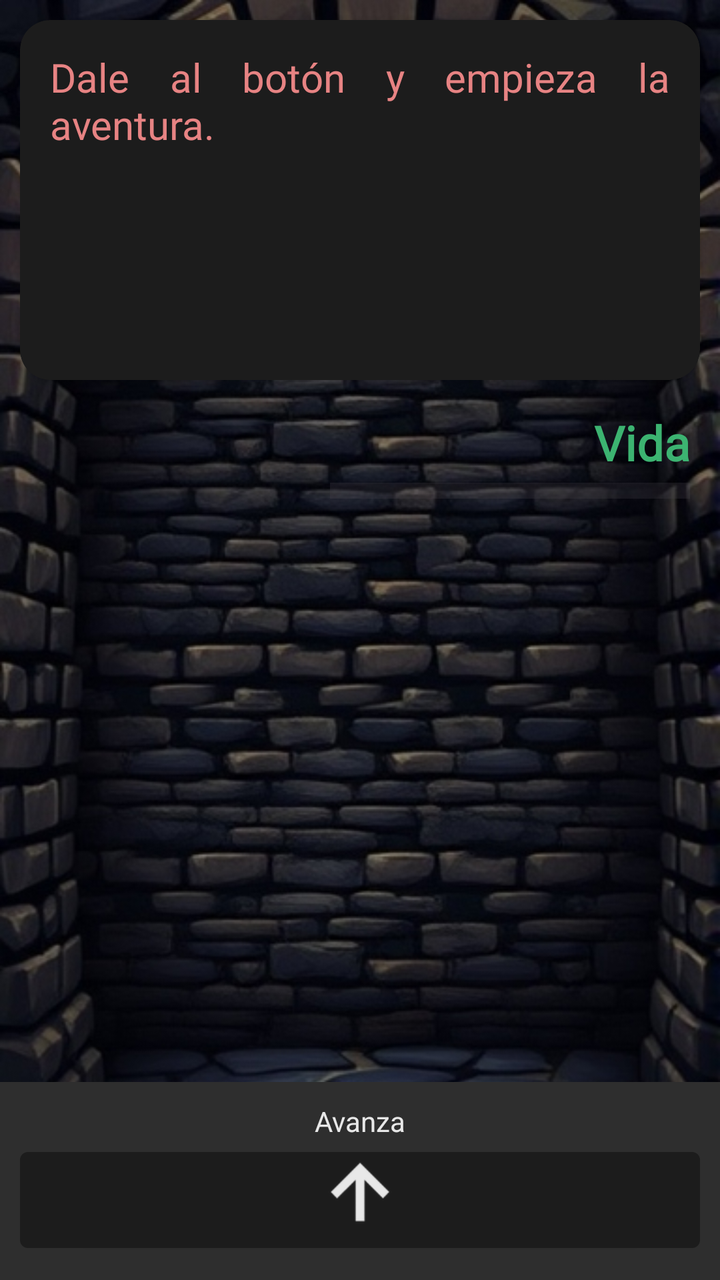
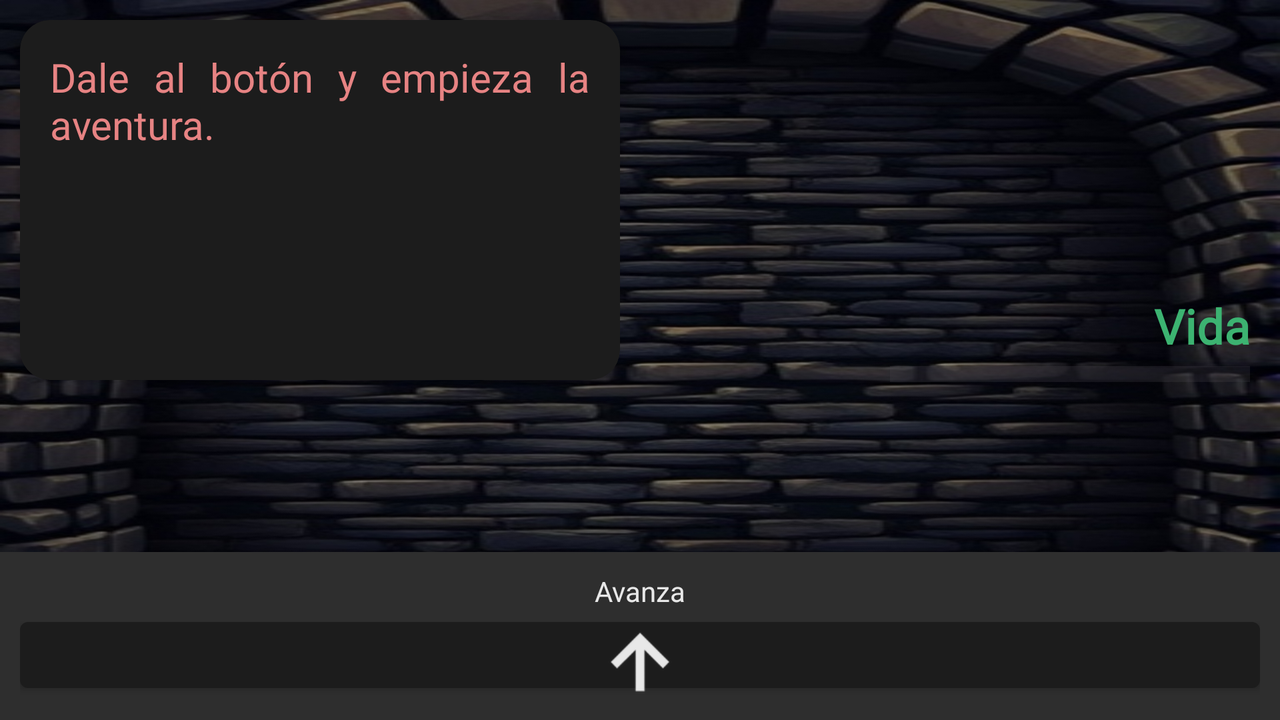

The same Android screen from two of the app's own layout files: first res/layout/ as a phone draws it, then the repository's variant for another configuration, drawn on a device whose configuration selects that folder. Both files follow.
<!-- AndroidManifest.xml: application theme Theme.RPGDungeon -->
<!-- res/layout/fragment_main_game.xml -->
<?xml version="1.0" encoding="utf-8"?>
<androidx.constraintlayout.widget.ConstraintLayout xmlns:android="http://schemas.android.com/apk/res/android"
    xmlns:app="http://schemas.android.com/apk/res-auto"
    xmlns:tools="http://schemas.android.com/tools"
    android:layout_width="match_parent"
    android:id="@+id/mainGameFragment"
    android:layout_height="match_parent"
    tools:context=".game.MainGameFragment">

    <ImageView
        android:layout_width="match_parent"
        android:layout_height="0dp"
        android:background="@drawable/output"
        android:scaleType="centerCrop"
        app:layout_constraintBottom_toBottomOf="parent"
        app:layout_constraintEnd_toEndOf="parent"
        app:layout_constraintTop_toTopOf="parent"/>


    <ScrollView
        android:id="@+id/scrollView3"
        android:layout_width="match_parent"
        android:layout_height="0dp"
        app:layout_constraintBottom_toTopOf="@+id/linearLayout3"
        app:layout_constraintEnd_toEndOf="parent"
        app:layout_constraintHorizontal_bias="0.0"
        app:layout_constraintStart_toStartOf="parent"
        app:layout_constraintTop_toTopOf="parent">

        <LinearLayout
            android:layout_width="match_parent"
            android:layout_height="wrap_content"
            android:orientation="vertical">

            <LinearLayout
                android:id="@+id/linearLayout"
                android:layout_width="match_parent"
                android:layout_height="match_parent"
                android:orientation="vertical"
                app:layout_constraintBottom_toBottomOf="parent"
                app:layout_constraintEnd_toEndOf="parent"
                app:layout_constraintStart_toStartOf="parent"
                app:layout_constraintTop_toTopOf="parent">

                    <androidx.cardview.widget.CardView
                        android:layout_width="match_parent"
                        app:cardCornerRadius="15dp"
                        android:layout_height="180dp"
                        android:layout_marginVertical="10dp"
                        android:layout_marginHorizontal="10dp"
                        android:backgroundTint="@color/DarkestGray"
                        app:layout_constraintBottom_toBottomOf="parent"
                        app:layout_constraintEnd_toEndOf="parent"
                        app:layout_constraintHorizontal_bias="0.0"
                        app:layout_constraintStart_toStartOf="parent"
                        app:layout_constraintTop_toTopOf="parent"
                        app:layout_constraintVertical_bias="1.0">

                        <ScrollView
                            android:layout_width="match_parent"
                            android:layout_height="match_parent"
                            android:scrollIndicators="none"
                            android:scrollbars="none">

                            <TextView
                                android:padding="15dp"
                                android:textSize="20sp"
                                android:justificationMode="inter_word"
                                android:id="@+id/mainGameText"
                                android:fontFamily="@font/augusta"
                                android:text="Dale al botón y empieza la aventura."
                                android:layout_width="match_parent"
                                android:layout_height="wrap_content"
                                android:textColor="@color/BloodRedClearer" />
                        </ScrollView>

                    </androidx.cardview.widget.CardView>

            </LinearLayout>

            <androidx.constraintlayout.widget.ConstraintLayout
                android:layout_width="match_parent"
                android:layout_height="wrap_content"
                android:orientation="horizontal"
                android:gravity="center">


                
                <LinearLayout
                    android:id="@+id/mainGameEnemyOverlay"
                    android:layout_width="wrap_content"
                    android:layout_height="wrap_content"
                    android:layout_marginStart="10dp"
                    android:gravity="start"
                    android:orientation="vertical"
                    android:padding="5dp"
                    android:visibility="gone"
                    app:layout_constraintBottom_toBottomOf="parent"
                    app:layout_constraintStart_toStartOf="parent">

                    <TextView
                        android:id="@+id/mainGameEnemyName"
                        android:layout_width="wrap_content"
                        android:layout_height="wrap_content"
                        android:fontFamily="@font/augusta"
                        android:gravity="start"
                        android:textColor="@color/BloodRed"
                        android:textSize="24sp"
                        android:textStyle="bold"
                        tools:text="Goblin" />


                    <ProgressBar
                        android:id="@+id/mainGameEnemyHp"
                        style="?android:attr/progressBarStyleHorizontal"
                        android:layout_width="180dp"
                        android:layout_height="0dp"
                        android:layout_weight="1"
                        android:progress="100"
                        android:progressTint="@color/BloodRed"
                        android:scaleY="2" />

                </LinearLayout>



                
                <LinearLayout
                    android:layout_width="wrap_content"
                    android:layout_height="wrap_content"
                    android:layout_marginEnd="10dp"
                    android:gravity="end"
                    android:orientation="vertical"
                    android:padding="5dp"
                    app:layout_constraintBottom_toBottomOf="parent"
                    app:layout_constraintEnd_toEndOf="parent">

                    <TextView
                        android:layout_width="wrap_content"
                        android:layout_height="wrap_content"
                        android:layout_gravity="end"
                        android:fontFamily="@font/augusta"
                        android:text="Vida"
                        android:textColor="@color/EmeraldGreen"
                        android:textSize="24sp"
                        android:textStyle="bold" />


                    <ProgressBar
                        android:rotation="180"
                        android:id="@+id/mainGamePlayerHp"
                        style="?android:attr/progressBarStyleHorizontal"
                        android:layout_width="180dp"
                        android:layout_height="0dp"
                        android:layout_weight="1"
                        android:progressTint="@color/EmeraldGreen"
                        android:scaleY="2" />

                </LinearLayout>



            </androidx.constraintlayout.widget.ConstraintLayout>



        </LinearLayout>
    </ScrollView>


    <LinearLayout

        android:id="@+id/linearLayout3"
        android:layout_width="match_parent"
        android:layout_height="wrap_content"
        app:layout_constraintBottom_toTopOf="@+id/layoutForward"
        android:layout_marginVertical="10dp"
        android:orientation="horizontal"
        android:gravity="center">



        
        <LinearLayout
            android:id="@+id/layoutCombat"
            android:layout_width="match_parent"
            android:layout_height="wrap_content"
            android:orientation="horizontal"
            android:visibility="gone"
            android:gravity="bottom|center">


            <LinearLayout
                android:background="@color/DarkGray"
                android:layout_width="match_parent"
                android:layout_height="wrap_content"
                android:orientation="horizontal"
                android:visibility="visible"
                android:gravity="bottom|center">

                <Button
                    android:id="@+id/mainGameAttack"
                    style="@style/Widget.MaterialComponents.Button.Icon"
                    android:layout_width="wrap_content"
                    android:layout_height="60dp"
                    android:text="Atacar"/>
            </LinearLayout>




        </LinearLayout>

        
        <LinearLayout
            android:background="@color/DarkGray"
            android:id="@+id/layoutTrap"
            android:layout_width="match_parent"
            android:layout_height="wrap_content"
            android:orientation="horizontal"
            android:visibility="gone"
            android:gravity="center">

            <Button
                android:id="@+id/mainGameTryToEscape"
                style="@style/Widget.MaterialComponents.Button.Icon"
                android:layout_width="wrap_content"
                android:layout_height="60dp"
                android:text="Trata de escapar!"/>

        </LinearLayout>




    </LinearLayout>


    
    <LinearLayout
        android:visibility="visible"
        android:id="@+id/layoutForward"
        android:layout_width="match_parent"
        android:layout_height="99dp"
        android:gravity="center|bottom"
        android:orientation="vertical"
        app:layout_constraintBottom_toBottomOf="parent"
        app:layout_constraintEnd_toEndOf="parent"
        app:layout_constraintStart_toStartOf="parent">

        <LinearLayout
            android:layout_width="match_parent"
            android:layout_height="wrap_content"
            android:background="@color/DarkGray"
            android:gravity="center"
            android:orientation="vertical"
            android:paddingHorizontal="10dp"
            android:paddingVertical="10dp">

            <TextView
                android:layout_width="wrap_content"
                android:layout_height="wrap_content"
                android:text="Avanza"
                android:textColor="@color/PaleWhite" />

            <Button
                android:id="@+id/mainGameForwardButton"
                style="@style/Widget.MaterialComponents.Button.Icon"
                android:layout_width="match_parent"
                android:layout_height="60dp"
                android:maxHeight="60dp"
                android:padding="0dp"
                app:icon="@drawable/rsz_arrow_up"
                app:iconGravity="textTop"
                app:iconSize="40dp"
                app:iconTint="@color/PaleWhite">

            </Button>
        </LinearLayout>
    </LinearLayout>

</androidx.constraintlayout.widget.ConstraintLayout>
<!-- resources referenced by this layout -->
<resources>
  <color name="BloodRed">#A52A2A</color>
  <color name="BloodRedClearer">#E78383</color>
  <color name="DarkGray">#2E2E2E</color>
  <color name="DarkestGray">#1C1C1C</color>
  <color name="EmeraldGreen">#3CB371</color>
  <color name="PaleWhite">#E8E8E8</color>
  <!-- drawable output: jpg bitmap (drawable, 114756 bytes) -->
  <!-- drawable rsz_arrow_up: png bitmap (drawable, 2696 bytes) -->
  <style name="Theme.RPGDungeon" parent="Base.Theme.RPGDungeon" />
  <style name="Base.Theme.RPGDungeon" parent="Theme.Material3.DayNight.NoActionBar">
          <item name="colorPrimary">@color/DarkestGray</item>
          <item name="colorOnPrimary">@color/PaleWhite</item>
          <item name="colorSecondary">@color/EmeraldGreen</item>
          <item name="colorOnSecondary">@color/DarkGray</item>
          <item name="colorAccent">@color/BloodRed</item>
          <item name="android:colorBackground">@color/DarkestGray</item>
          <item name="android:navigationBarColor">@color/DarkGray</item>
          <item name="android:statusBarColor">@color/DarkGray</item>
          <item name="android:textColor">@color/PaleWhite</item>
      </style>
</resources>
<!-- res/layout-land/fragment_main_game.xml (the repository's variant of the layout above) -->
<!-- drawn on the phone turned sideways -->
<?xml version="1.0" encoding="utf-8"?>
<androidx.constraintlayout.widget.ConstraintLayout xmlns:android="http://schemas.android.com/apk/res/android"
    xmlns:app="http://schemas.android.com/apk/res-auto"
    xmlns:tools="http://schemas.android.com/tools"
    android:layout_width="match_parent"
    android:id="@+id/mainGameFragment"
    android:layout_height="match_parent"
    tools:context=".game.MainGameFragment">

    <ImageView
        android:layout_width="match_parent"
        android:layout_height="0dp"
        android:background="@drawable/output"
        android:scaleType="centerCrop"
        app:layout_constraintBottom_toBottomOf="parent"
        app:layout_constraintEnd_toEndOf="parent"
        app:layout_constraintTop_toTopOf="parent"/>


    <ScrollView
        android:id="@+id/scrollView3"
        android:layout_width="match_parent"
        android:layout_height="0dp"
        app:layout_constraintBottom_toTopOf="@+id/layoutForward"
        app:layout_constraintEnd_toEndOf="parent"
        app:layout_constraintHorizontal_bias="0.0"
        app:layout_constraintStart_toStartOf="parent"
        app:layout_constraintTop_toTopOf="parent">

        <LinearLayout
            android:layout_width="match_parent"
            android:layout_height="match_parent"
            android:orientation="horizontal"
            android:weightSum="2">

            <LinearLayout
                android:id="@+id/linearLayout"
                android:layout_width="match_parent"
                android:layout_height="wrap_content"
                android:layout_weight="1"
                android:orientation="vertical">

                <androidx.cardview.widget.CardView
                    android:layout_width="match_parent"
                    android:layout_height="180dp"
                    android:layout_marginHorizontal="10dp"
                    android:layout_marginVertical="10dp"
                    android:backgroundTint="@color/DarkestGray"
                    app:cardCornerRadius="15dp">

                    <ScrollView
                        android:layout_width="match_parent"
                        android:layout_height="match_parent"
                        android:scrollIndicators="none"
                        android:scrollbars="none">

                        <TextView
                            android:id="@+id/mainGameText"
                            android:layout_width="match_parent"
                            android:layout_height="wrap_content"
                            android:fontFamily="@font/augusta"
                            android:justificationMode="inter_word"
                            android:padding="15dp"
                            android:text="Dale al botón y empieza la aventura."
                            android:textColor="@color/BloodRedClearer"
                            android:textSize="20sp" />
                    </ScrollView>

                </androidx.cardview.widget.CardView>

            </LinearLayout>

            <androidx.constraintlayout.widget.ConstraintLayout
                android:layout_width="match_parent"
                android:layout_height="match_parent"
                android:layout_weight="1"
                android:gravity="left"
                android:orientation="vertical">


                
                <LinearLayout
                    android:id="@+id/mainGameEnemyOverlay"
                    android:layout_width="wrap_content"
                    android:layout_height="wrap_content"
                    android:layout_marginStart="10dp"
                    android:gravity="start"
                    android:orientation="vertical"
                    android:padding="5dp"
                    android:visibility="gone"
                    app:layout_constraintStart_toStartOf="parent"
                    app:layout_constraintTop_toTopOf="parent">

                    <TextView
                        android:id="@+id/mainGameEnemyName"
                        android:layout_width="wrap_content"
                        android:layout_height="wrap_content"
                        android:fontFamily="@font/augusta"
                        android:gravity="start"
                        android:textColor="@color/BloodRed"
                        android:textSize="24sp"
                        android:textStyle="bold"
                        tools:text="Goblin" />


                    <ProgressBar
                        android:id="@+id/mainGameEnemyHp"
                        style="?android:attr/progressBarStyleHorizontal"
                        android:layout_width="180dp"
                        android:layout_height="0dp"
                        android:layout_weight="1"
                        android:progress="100"
                        android:progressTint="@color/BloodRed"
                        android:scaleY="2" />

                </LinearLayout>


                
                <LinearLayout
                    android:layout_width="wrap_content"
                    android:layout_height="wrap_content"
                    android:layout_marginEnd="10dp"
                    android:gravity="end"
                    android:orientation="vertical"
                    android:padding="5dp"
                    app:layout_constraintBottom_toBottomOf="parent"
                    app:layout_constraintEnd_toEndOf="parent">

                    <TextView
                        android:layout_width="wrap_content"
                        android:layout_height="wrap_content"
                        android:layout_gravity="end"
                        android:fontFamily="@font/augusta"
                        android:text="Vida"
                        android:textColor="@color/EmeraldGreen"
                        android:textSize="24sp"
                        android:textStyle="bold" />


                    <ProgressBar
                        android:id="@+id/mainGamePlayerHp"
                        style="?android:attr/progressBarStyleHorizontal"
                        android:layout_width="180dp"
                        android:layout_height="0dp"
                        android:layout_weight="1"
                        android:progressTint="@color/EmeraldGreen"
                        android:rotation="180"
                        android:scaleY="2" />

                </LinearLayout>


            </androidx.constraintlayout.widget.ConstraintLayout>


        </LinearLayout>
    </ScrollView>

    <LinearLayout

        android:id="@+id/linearLayout3"
        android:layout_width="match_parent"
        android:layout_height="wrap_content"
        app:layout_constraintBottom_toTopOf="@+id/layoutForward"
        android:layout_marginVertical="10dp"
        android:orientation="horizontal"
        android:gravity="center">



        
        <LinearLayout
            android:id="@+id/layoutCombat"
            android:layout_width="match_parent"
            android:layout_height="wrap_content"
            android:orientation="horizontal"
            android:visibility="gone"
            android:gravity="bottom|center">


            <LinearLayout
                android:background="@color/DarkGray"
                android:layout_width="match_parent"
                android:layout_height="wrap_content"
                android:orientation="horizontal"
                android:visibility="visible"
                android:gravity="bottom|center">

                <Button
                    android:id="@+id/mainGameAttack"
                    style="@style/Widget.MaterialComponents.Button.Icon"
                    android:layout_width="wrap_content"
                    android:layout_height="60dp"
                    android:text="Atacar"/>
            </LinearLayout>




        </LinearLayout>

        
        <LinearLayout
            android:background="@color/DarkGray"
            android:id="@+id/layoutTrap"
            android:layout_width="match_parent"
            android:layout_height="wrap_content"
            android:orientation="horizontal"
            android:visibility="gone"
            android:gravity="center">

            <Button
                android:id="@+id/mainGameTryToEscape"
                style="@style/Widget.MaterialComponents.Button.Icon"
                android:layout_width="wrap_content"
                android:layout_height="60dp"
                android:text="Trata de escapar!"/>

        </LinearLayout>




    </LinearLayout>


    
    <LinearLayout
        android:visibility="visible"
        android:id="@+id/layoutForward"
        android:layout_width="match_parent"
        android:layout_height="99dp"
        android:gravity="center|bottom"
        android:orientation="vertical"
        app:layout_constraintBottom_toBottomOf="parent"
        app:layout_constraintEnd_toEndOf="parent"
        app:layout_constraintStart_toStartOf="parent">

        <LinearLayout
            android:layout_width="match_parent"
            android:layout_height="wrap_content"
            android:background="@color/DarkGray"
            android:gravity="center"
            android:orientation="vertical"
            android:paddingHorizontal="10dp"
            android:paddingVertical="10dp">

            <TextView
                android:layout_width="wrap_content"
                android:layout_height="wrap_content"
                android:text="Avanza"
                android:textColor="@color/PaleWhite" />

            <Button
                android:id="@+id/mainGameForwardButton"
                style="@style/Widget.MaterialComponents.Button.Icon"
                android:layout_width="match_parent"
                android:layout_height="45dp"
                android:maxHeight="60dp"
                android:padding="0dp"
                app:icon="@drawable/rsz_arrow_up"
                app:iconGravity="textTop"
                app:iconSize="40dp"
                app:iconTint="@color/PaleWhite">

            </Button>
        </LinearLayout>
    </LinearLayout>

</androidx.constraintlayout.widget.ConstraintLayout>
